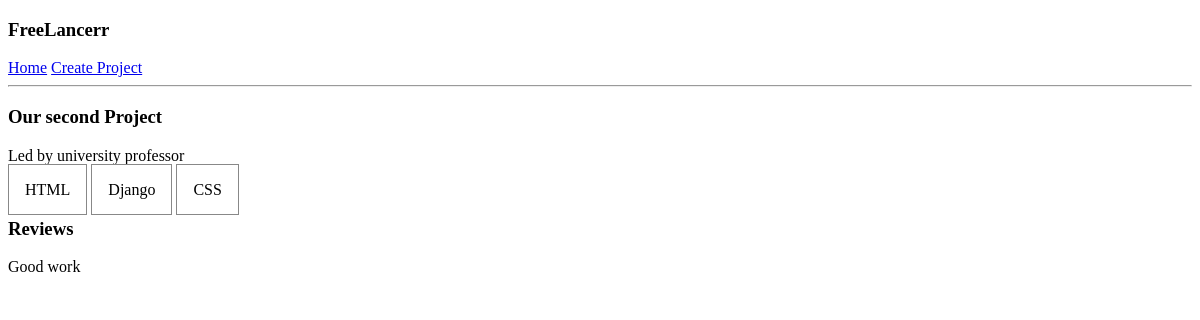
/project/a70449d7-e3c7-492d-8f67-f10f13134524/, run on an earlier commit of the app's database.
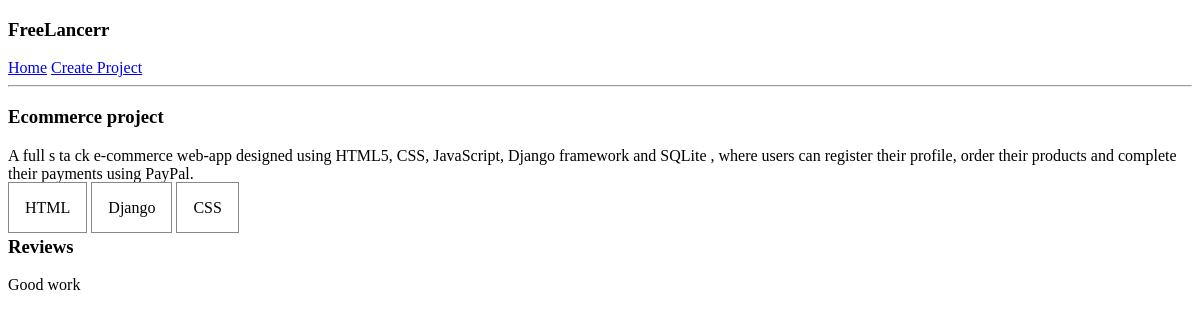
And on a later commit of the database.
### projects/models.py (models this page shows, shortened)
class Project(models.Model):
    title = models.CharField(max_length=200)
    description = models.TextField(null=True, blank=True)
    demo_link = models.CharField(max_length=200, null=True, blank=True)
    source_link = models.CharField(max_length=200, null=True, blank=True)
    vote_total = models.IntegerField(default=0)
    vote_ratio = models.IntegerField(default=0)
    created = models.DateTimeField(auto_now_add=True)
    id = models.UUIDField(default=uuid.uuid4, unique=True, primary_key=True, editable=False)
    tags = models.ManyToManyField('Tag', blank=True)

class Tag(models.Model):
    name = models.CharField(max_length=200)
    id = models.UUIDField(default=uuid.uuid4, unique=True, primary_key=True, editable=False)
    created = models.DateTimeField(auto_now_add=True)
    def __str__(self):
        return self.name

class Review(models.Model):
    VOTE_TYPE = (
        ('up', 'up'),
        ('down', 'down')
    )
    project = models.ForeignKey(Project, on_delete=models.CASCADE, null=True, blank=True, related_name='reviews')
    body = models.TextField(null=True, blank=True)
    value = models.CharField(max_length=50, choices=VOTE_TYPE)
    created = models.DateTimeField(auto_now_add=True)
    updated = models.DateTimeField(auto_now=True)
    id = models.UUIDField(default=uuid.uuid4, unique=True, primary_key=True, editable=False)

### projects/views.py (the view)
# urls.py: path('project/<str:pk>/', views.project, name='project'),
def project(request, pk):
    project_obj = Project.objects.get(id=pk)
    context = {'project': project_obj}
    return render(request=request, template_name='projects/single-project.html', context=context)

### projects/templates/projects/single-project.html
{% extends 'main.html' %}
{% block content %}
    <h3>{{ project.title }}</h3>
    <p>{{ project.description }}</p>
    {% for tag in project.tags.all %}
        <span style="border: 1px solid #888;padding: 1em">{{ tag }}</span>
    {% endfor %}
    <h3>Reviews</h3>
    {% for review in project.reviews.all %}
        <p>{{ review.body }}</p>
    {% endfor %}
{% endblock content %}

### templates/main.html (shortened to what this page needs)
<!DOCTYPE html>
<html lang="en">
<head>
</head>
<body>
{% include 'nav.html' %}
{% block content %}
{% endblock content %}
</body>
</html>

### templates/nav.html
<h3>FreeLancerr</h3>
<a href="/">Home</a>
<a href="{% url 'create-project' %}">Create Project</a>
<hr>

What changed in the data, as far as the page shows it:
changed Project: title "Our second Project" → "Ecommerce project"; description "Led by university professor" → "A full s ta ck e-commerce web-app designed using HTML5, CSS, JavaScript, Django framework and SQLite , where users can register their profile, order their products and complete their payments using PayPal."
